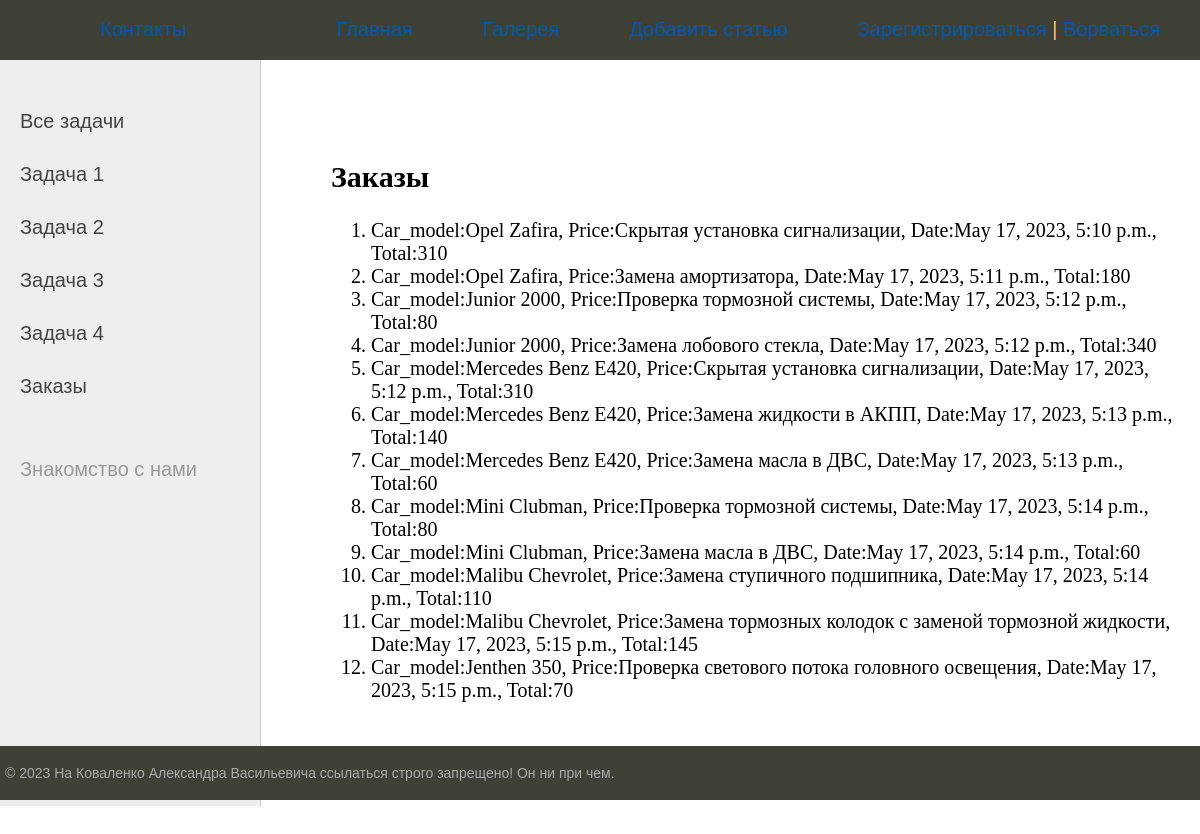
Screenshot of /orders/ with the database file from the repository.
### autoservice/models.py (models this page shows)
class Order(models.Model):
    auto_model = models.ForeignKey(Auto, on_delete=models.PROTECT)
    type_service = models.ForeignKey(TypeService, on_delete=models.PROTECT)
    date = models.DateTimeField(auto_now_add=True)

class Auto(models.Model):
    car_model = models.CharField(max_length=100)
    model_year = models.CharField(max_length=4, null=True)
    client = models.ForeignKey(Clients, on_delete=models.PROTECT)
    def __str__(self):
        return self.car_model

class TypeService(models.Model):
    service = models.TextField(max_length=255)
    price = models.IntegerField(default=0)
    def __str__(self):
        return self.service

### autoservice/views.py (the view)
# urls.py: path('orders/', views.Orders, name='Orders'),
def Orders(request):
    orders = Order.objects.all().annotate(total=Sum('type_service_id__price')).filter(date__minute__range=(10, 15))
    return render(request, 'autoservice/orders.html', {'orders': orders})

### templates/autoservice/orders.html (shortened to what this page needs)
{%  extends 'autoservice/base.html' %}
{%  block content %}
<h2>Заказы</h2>
    <p>
 <ol>
     {% for order in orders %}
        <li>
            Car_model:{{ order.auto_model }}, Price:{{ order.type_service }}, Date:{{ order.date }}, Total:{{ order.total }}
        </li>
     {% endfor %}
 </ol>
{% endblock %}

### autoservice/static/autoservice/css/autoservice.css (style rules this page uses)
html, body { font-family: 'Arial'; margin: 0; padding: 0; height: 100%; width: 100%; color: #444; }

### rows the page displays
Order: auto_model "Opel Zafira", type_service "Скрытая установка сигнализации", date "May 17, 2023, 5:10 p.m.", total "310"
Order: auto_model "Opel Zafira", type_service "Замена амортизатора", date "May 17, 2023, 5:11 p.m.", total "180"
Order: auto_model "Junior 2000", type_service "Проверка тормозной системы", date "May 17, 2023, 5:12 p.m.", total "80"
Order: auto_model "Junior 2000", type_service "Замена лобового стекла", date "May 17, 2023, 5:12 p.m.", total "340"
Order: auto_model "Mercedes Benz E420", type_service "Скрытая установка сигнализации", date "May 17, 2023, 5:12 p.m.", total "310"
Order: auto_model "Mercedes Benz E420", type_service "Замена жидкости в АКПП", date "May 17, 2023, 5:13 p.m.", total "140"
Order: auto_model "Mercedes Benz E420", type_service "Замена масла в ДВС", date "May 17, 2023, 5:13 p.m.", total "60"
Order: auto_model "Mini Clubman", type_service "Проверка тормозной системы", date "May 17, 2023, 5:14 p.m.", total "80"
Order: auto_model "Mini Clubman", type_service "Замена масла в ДВС", date "May 17, 2023, 5:14 p.m.", total "60"
Order: auto_model "Malibu Chevrolet", type_service "Замена ступичного подшипника", date "May 17, 2023, 5:14 p.m.", total "110"
Order: auto_model "Malibu Chevrolet", type_service "Замена тормозных колодок с заменой тормозной жидкости", date "May 17, 2023, 5:15 p.m.", total "145"
Order: auto_model "Jenthen 350", type_service "Проверка светового потока головного освещения", date "May 17, 2023, 5:15 p.m.", total "70"
